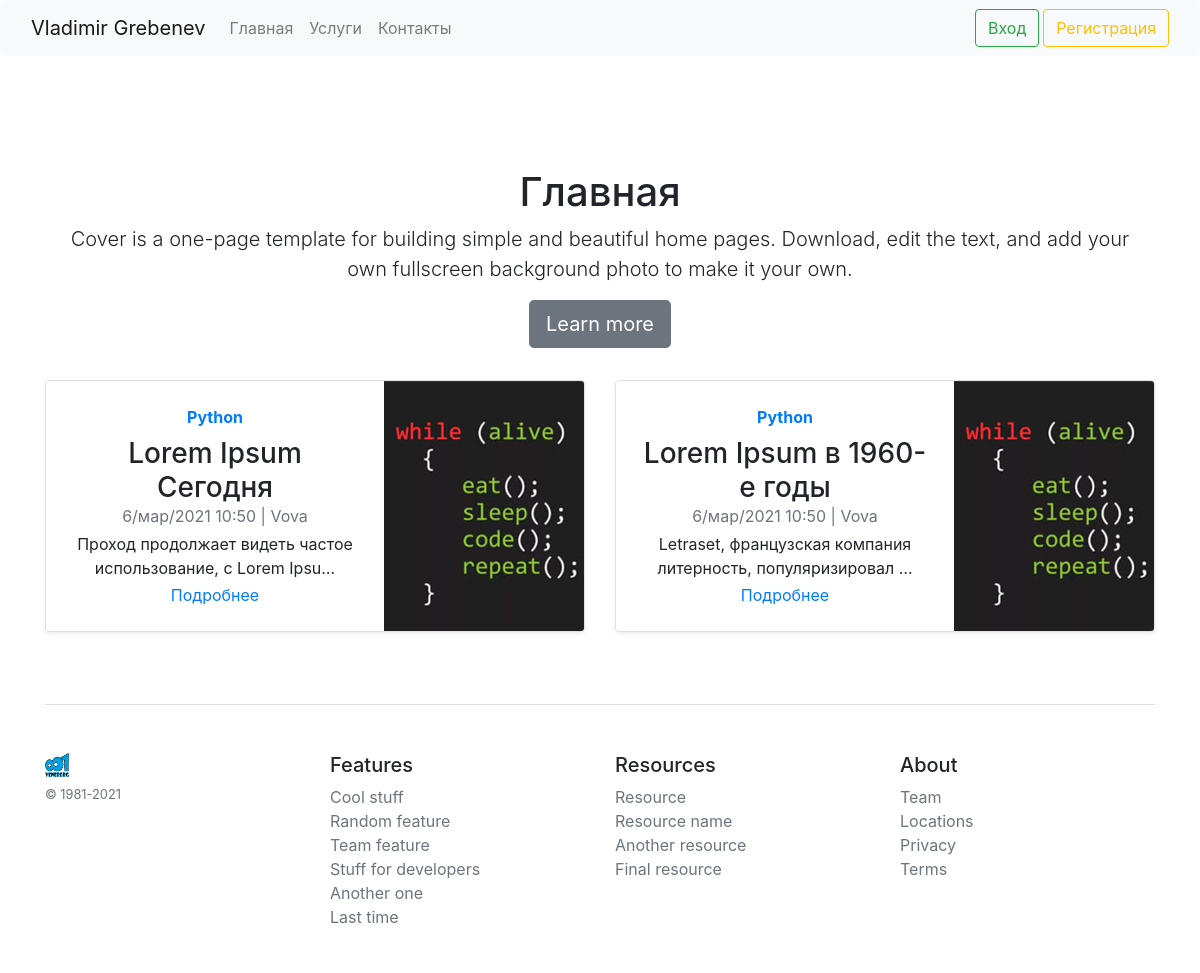
The page / on the database its author committed.
### blog/models.py (models this page shows, shortened)
class News(models.Model):
    title = models.CharField('Название статьи', max_length=100, unique=True)
    text = models.TextField('Основной текст статьи')
    date = models.DateTimeField('Дата', default=timezone.now)
    auther = models.ForeignKey(User, verbose_name='Автор',
                               on_delete=models.CASCADE)
    views = models.IntegerField('Просмотры', default=1)
    news_categories = (
        ('Python', 'Python'),
        ('Django', 'Django'),
        ('Kivy', 'Kivy'),
        ('JavaScript', 'JavaScript'),
        ('HTML/CSS', 'HTML/CSS')
    )
    news_category = models.CharField('Рубрика', max_length=10,
                                     choices=news_categories, default='Python')
    image = models.ImageField('Обложка', default='blog/images/post-default.jpg')
    class Meta:
        verbose_name = 'Новость'
        verbose_name_plural = 'Новости'

### blog/views.py (the view)
# urls.py: path('', views.ShowNewsView.as_view(), name='home'),
class ShowNewsView(ListView):
    model = News
    template_name = 'blog/home.html'
    context_object_name = 'news'
    ordering = ['-date']
    paginate_by = 2
    def get_context_data(self, **kwargs):
        ctx = super(ShowNewsView, self).get_context_data(**kwargs)
        ctx['title'] = 'Главная'
        return ctx

### blog/templates/blog/home.html (shortened to what this page needs)
{% extends 'blog/base.html' %}
{% load static %}
{% block content %}
    <container class="text-center">
        <div class="cover-container d-flex w-100 h-100 p-3 mx-auto flex-column">
            <main role="main" class="inner cover mt-5">
                <h1 class="cover-heading">{{ title }}</h1>
                <p class="lead">Cover is a one-page template for building simple and beautiful home pages. Download, edit
                    the text, and add your own fullscreen background photo to make it your own.</p>
                <p class="lead">
                    <a href="#" class="btn btn-lg btn-secondary">Learn more</a>
                </p>
            </main>
        </div>
        <div class="row mb-2">
            {% for post in news %}
            <div class="col-md-6">
                <div class="row no-gutters border rounded overflow-hidden flex-md-row mb-4 shadow-sm h-md-250 position-relative">
                    <div class="col p-4 d-flex flex-column position-static">
                        <strong class="d-inline-block mb-2 text-primary">{{ post.news_category }}</strong>
                        <h3 class="mb-0">{{ post.title }}</h3>
                        <div class="mb-1 text-muted">{{ post.date|date:"j/b/Y G:i" }} | {{ post.auther }}</div>
                        <p class="card-text mb-auto">{{ post.text|truncatechars:60 }}</p>
                        <a href="#" class="stretched-link">Подробнее</a>
                    </div>
                    <div class="col-auto d-none d-lg-block">
                        <img class="bd-placeholder-img" width="200" height="250" src="static/{{ post.image }}"
                             aria-label="Placeholder: Thumbnail"><title>Placeholder</title>
                    </div>
                </div>
            </div>
            {% endfor %}
        </div>
    </container>
{% endblock %}

### blog/templates/blog/base.html (shortened to what this page needs)
{% load static %}
<!doctype html>
<html lang="ru">
<head>
    <link rel="stylesheet" href="{% static 'blog/main.css' %}">
    <link rel="stylesheet"
          href="https://stackpath.bootstrapcdn.com/bootstrap/4.4.1/css/bootstrap.min.css"
>
</head>
<body>
<nav class="navbar navbar-expand-lg navbar-light bg-light rounded">
    <div class="container-fluid">
        <a class="navbar-brand" href="#">Vladimir Grebenev</a>
        <div class="collapse navbar-collapse" id="navbarSupportedContent">
            <ul class="navbar-nav mr-auto mb-2 mb-lg-0">
                <li class="nav-item">
                    <a class="nav-link" href="{% url 'home' %}">Главная</a>
                </li>
                <li class="nav-item">
                    <a class="nav-link" href="{% url 'services' %}">Услуги</a>
                </li>
                <li class="nav-item">
                    <a class="nav-link" href="{% url 'contacts' %}">Контакты</a>
                </li>
            </ul>
            {% if not user.is_authenticated %}
                <a href="{% url 'user' %}">
                    <button class="btn btn-outline-success mr-1">Вход</button>
                </a>
                <a href="{% url 'reg' %}">
                    <button class="btn btn-outline-warning">Регистрация</button>
                </a>
            {% endif %}
        </div>
    </div>
</nav>
<div class="container mt-5">
    {% block content %}
    {% endblock %}
    <footer class="pt-4 my-md-5 pt-md-5 border-top">
        <div class="row">
            <div class="col-12 col-md">
                <img class="mb-2" src="{% static 'blog/images/icon.png' %}"
                     alt="" width="24" height="24">
                <small class="d-block mb-3 text-muted">© 1981-2021</small>
            </div>
            <div class="col-6 col-md">
                <h5>Features</h5>
                <ul class="list-unstyled text-small">
                    <li><a class="text-muted" href="#">Cool stuff</a></li>
                    <li><a class="text-muted" href="#">Random feature</a></li>
                    <li><a class="text-muted" href="#">Team feature</a></li>
                    <li><a class="text-muted" href="#">Stuff for developers</a>
                    </li>
                    <li><a class="text-muted" href="#">Another one</a></li>
                    <li><a class="text-muted" href="#">Last time</a></li>
                </ul>
            </div>
            <div class="col-6 col-md">
                <h5>Resources</h5>
                <ul class="list-unstyled text-small">
                    <li><a class="text-muted" href="#">Resource</a></li>
                    <li><a class="text-muted" href="#">Resource name</a></li>
                    <li><a class="text-muted" href="#">Another resource</a></li>
                    <li><a class="text-muted" href="#">Final resource</a></li>
                </ul>
            </div>
            <div class="col-6 col-md">
                <h5>About</h5>
                <ul class="list-unstyled text-small">
                    <li><a class="text-muted" href="#">Team</a></li>
                    <li><a class="text-muted" href="#">Locations</a></li>
                    <li><a class="text-muted" href="#">Privacy</a></li>
                    <li><a class="text-muted" href="#">Terms</a></li>
                </ul>
            </div>
        </div>
    </footer>
</div>
</body>
</html>

### blog/static/blog/main.css (style rules this page uses)
body { background: white; }

### rows shown on the page
News: news_category "Python", title "Lorem Ipsum Сегодня", date "6/мар/2021 10:50", auther "Vova", text "Проход продолжает видеть частое использование, с Lorem Ipsu…", image (placeholder picture)
News: news_category "Python", title "Lorem Ipsum в 1960-е годы", date "6/мар/2021 10:50", auther "Vova", text "Letraset, французская компания литерность, популяризировал …", image (placeholder picture)

### other values the page prints
{{ title }} "Главная"
